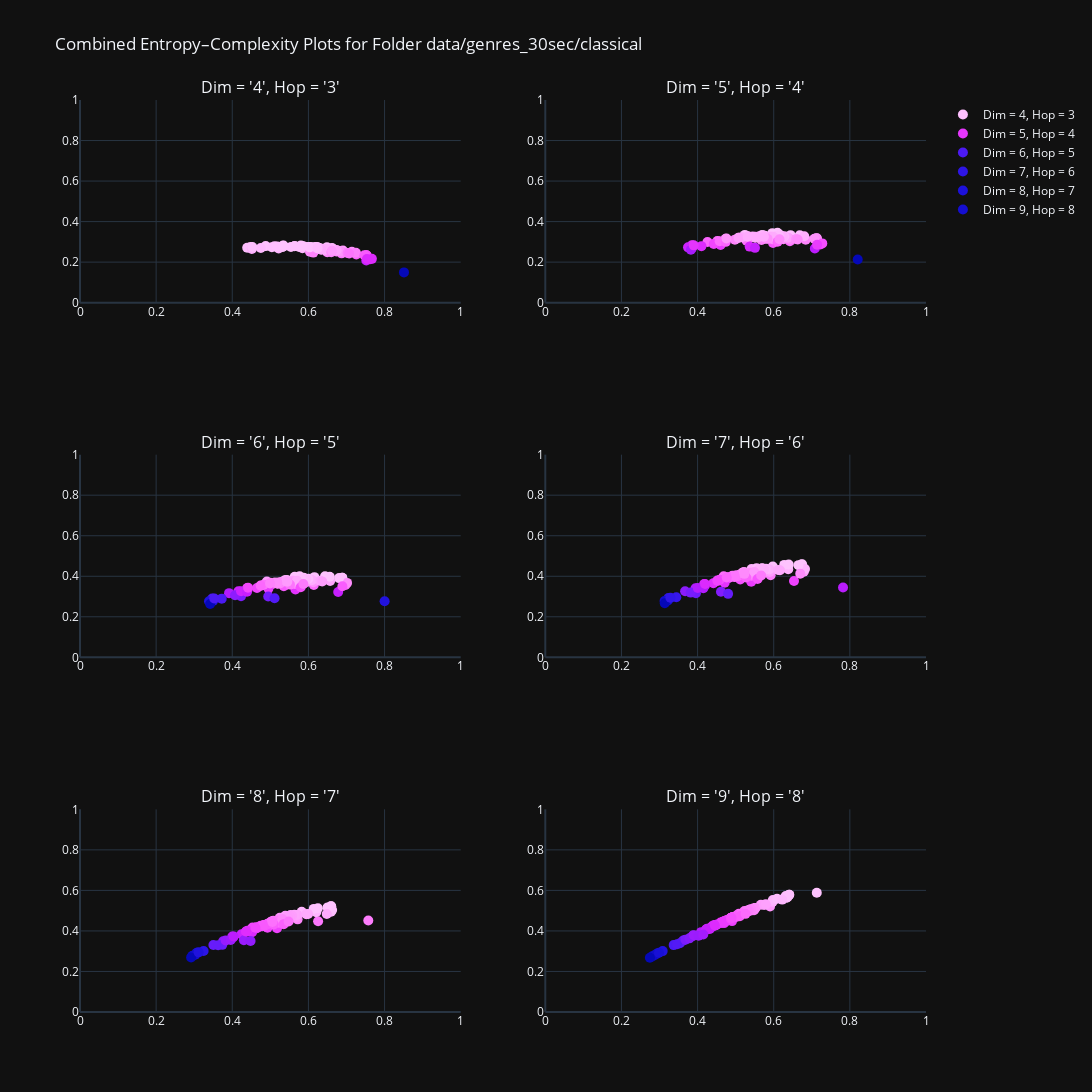

The notebook cell saved with this chart:
### Markdown cell above
Classical

### Code cell
folder_path = "data/genres_30sec/classical"
start = 4
end = 10
grid = 2
folder = "plots"
plot_graph(folder_path, start, end, grid, folder)
